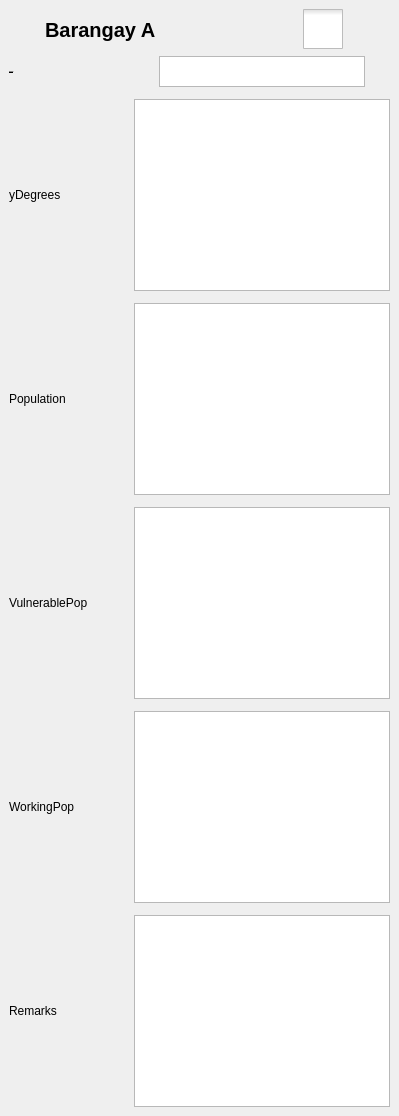
           <widget class="QWidget" name="page">
            <property name="sizePolicy">
             <sizepolicy hsizetype="Preferred" vsizetype="Maximum">
              <horstretch>0</horstretch>
              <verstretch>0</verstretch>
             </sizepolicy>
            </property>
            <property name="minimumSize">
             <size>
              <width>0</width>
              <height>700</height>
             </size>
            </property>
            <layout class="QVBoxLayout" name="verticalLayout_13">
             <property name="spacing">
              <number>0</number>
             </property>
             <property name="leftMargin">
              <number>0</number>
             </property>
             <property name="topMargin">
              <number>0</number>
             </property>
             <property name="rightMargin">
              <number>0</number>
             </property>
             <property name="bottomMargin">
              <number>0</number>
             </property>
             <item alignment="Qt::AlignTop">
              <widget class="QWidget" name="widget_4" native="true">
               <layout class="QVBoxLayout" name="verticalLayout_14">
                <item>
                 <layout class="QHBoxLayout" name="horizontalLayout_28">
                  <item>
                   <widget class="QPushButton" name="pushButton_14">
                    <property name="minimumSize">
                     <size>
                      <width>30</width>
                      <height>41</height>
                     </size>
                    </property>
                    <property name="maximumSize">
                     <size>
                      <width>25</width>
                      <height>41</height>
                     </size>
                    </property>
                    <property name="styleSheet">
                     <string notr="true">QPushButton{
	background-color: none;
	border: none;
}</string>
                    </property>
                    <property name="text">
                     <string/>
                    </property>
                    <property name="icon">
                     <iconset>
                      <normaloff>:/ICONS/462547553_520698087383761_137860076397263527_n.png</normaloff>:/ICONS/462547553_520698087383761_137860076397263527_n.png</iconset>
                    </property>
                    <property name="iconSize">
                     <size>
                      <width>41</width>
                      <height>41</height>
                     </size>
                    </property>
                   </widget>
                  </item>
                  <item>
                   <widget class="QLabel" name="label_18">
                    <property name="font">
                     <font>
                      <family>Ms Shell Dlg 2</family>
                      <pointsize>-1</pointsize>
                      <weight>75</weight>
                      <bold>true</bold>
                      <underline>false</underline>
                      <strikeout>false</strikeout>
                     </font>
                    </property>
                    <property name="styleSheet">
                     <string notr="true">QLabel {
    font-size: 20px;
    font-family: &quot;Ms Shell Dlg 2&quot;;
    color: #000;
    font-weight: bold;
    text-decoration: none;
}</string>
                    </property>
                    <property name="text">
                     <string>Barangay A</string>
                    </property>
                   </widget>
                  </item>
                  <item>
                   <widget class="QCheckBox" name="checkBox_15">
                    <property name="sizePolicy">
                     <sizepolicy hsizetype="Preferred" vsizetype="Preferred">
                      <horstretch>0</horstretch>
                      <verstretch>0</verstretch>
                     </sizepolicy>
                    </property>
                    <property name="minimumSize">
                     <size>
                      <width>0</width>
                      <height>0</height>
                     </size>
                    </property>
                    <property name="maximumSize">
                     <size>
                      <width>40</width>
                      <height>40</height>
                     </size>
                    </property>
                    <property name="styleSheet">
                     <string notr="true">QCheckBox::indicator {
     width: 40px;
     height: 40px;
}</string>
                    </property>
                    <property name="text">
                     <string/>
                    </property>
                    <property name="iconSize">
                     <size>
                      <width>41</width>
                      <height>41</height>
                     </size>
                    </property>
                    <property name="checked">
                     <bool>false</bool>
                    </property>
                   </widget>
                  </item>
                  <item>
                   <widget class="QPushButton" name="pushButton_16">
                    <property name="minimumSize">
                     <size>
                      <width>41</width>
                      <height>41</height>
                     </size>
                    </property>
                    <property name="maximumSize">
                     <size>
                      <width>41</width>
                      <height>41</height>
                     </size>
                    </property>
                    <property name="styleSheet">
                     <string notr="true">QPushButton{
	background-color: none;
	border: none;
}</string>
                    </property>
                    <property name="text">
                     <string/>
                    </property>
                    <property name="icon">
                     <iconset>
                      <normaloff>:/ICONS/9022869_duotone_trash.png</normaloff>:/ICONS/9022869_duotone_trash.png</iconset>
                    </property>
                    <property name="iconSize">
                     <size>
                      <width>41</width>
                      <height>41</height>
                     </size>
                    </property>
                   </widget>
                  </item>
                 </layout>
                </item>
                <item>
                 <layout class="QGridLayout" name="gridLayout">
                  <property name="verticalSpacing">
                   <number>12</number>
                  </property>
                  <item row="1" column="1">
                   <spacer name="horizontalSpacer_2">
                    <property name="orientation">
                     <enum>Qt::Horizontal</enum>
                    </property>
                    <property name="sizeHint" stdset="0">
                     <size>
                      <width>40</width>
                      <height>20</height>
                     </size>
                    </property>
                   </spacer>
                  </item>
                  <item row="1" column="0">
                   <widget class="QLabel" name="label_20">
                    <property name="text">
                     <string>yDegrees</string>
                    </property>
                   </widget>
                  </item>
                  <item row="2" column="2">
                   <widget class="QPlainTextEdit" name="plainTextEdit_3"/>
                  </item>
                  <item row="2" column="0">
                   <widget class="QLabel" name="label_27">
                    <property name="text">
                     <string>Population</string>
                    </property>
                   </widget>
                  </item>
                  <item row="3" column="1">
                   <spacer name="horizontalSpacer_4">
                    <property name="orientation">
                     <enum>Qt::Horizontal</enum>
                    </property>
                    <property name="sizeHint" stdset="0">
                     <size>
                      <width>40</width>
                      <height>20</height>
                     </size>
                    </property>
                   </spacer>
                  </item>
                  <item row="3" column="0">
                   <widget class="QLabel" name="label_28">
                    <property name="text">
                     <string>VulnerablePop</string>
                    </property>
                   </widget>
                  </item>
                  <item row="2" column="1">
                   <spacer name="horizontalSpacer_3">
                    <property name="orientation">
                     <enum>Qt::Horizontal</enum>
                    </property>
                    <property name="sizeHint" stdset="0">
                     <size>
                      <width>40</width>
                      <height>20</height>
                     </size>
                    </property>
                   </spacer>
                  </item>
                  <item row="4" column="2">
                   <widget class="QPlainTextEdit" name="plainTextEdit_5"/>
                  </item>
                  <item row="4" column="0">
                   <widget class="QLabel" name="label_29">
                    <property name="text">
                     <string>WorkingPop</string>
                    </property>
                   </widget>
                  </item>
                  <item row="4" column="1">
                   <spacer name="horizontalSpacer_5">
                    <property name="orientation">
                     <enum>Qt::Horizontal</enum>
                    </property>
                    <property name="sizeHint" stdset="0">
                     <size>
                      <width>40</width>
                      <height>20</height>
                     </size>
                    </property>
                   </spacer>
                  </item>
                  <item row="3" column="2">
                   <widget class="QPlainTextEdit" name="plainTextEdit_4"/>
                  </item>
                  <item row="1" column="2">
                   <widget class="QPlainTextEdit" name="plainTextEdit_2"/>
                  </item>
                  <item row="0" column="0">
                   <widget class="QLabel" name="label_19">
                    <property name="font">
                     <font>
                      <family>Ms Shell Dlg 2</family>
                      <pointsize>-1</pointsize>
                      <weight>75</weight>
                      <bold>true</bold>
                      <underline>true</underline>
                     </font>
                    </property>
                    <property name="text">
                     <string>xDegrees</string>
                    </property>
                   </widget>
                  </item>
                  <item row="0" column="1">
                   <spacer name="horizontalSpacer">
                    <property name="orientation">
                     <enum>Qt::Horizontal</enum>
                    </property>
                    <property name="sizeHint" stdset="0">
                     <size>
                      <width>40</width>
                      <height>20</height>
                     </size>
                    </property>
                   </spacer>
                  </item>
                  <item row="0" column="2" alignment="Qt::AlignHCenter">
                   <widget class="QPlainTextEdit" name="plainTextEdit">
                    <property name="sizePolicy">
                     <sizepolicy hsizetype="Preferred" vsizetype="Preferred">
                      <horstretch>0</horstretch>
                      <verstretch>0</verstretch>
                     </sizepolicy>
                    </property>
                    <property name="maximumSize">
                     <size>
                      <width>206</width>
                      <height>31</height>
                     </size>
                    </property>
                   </widget>
                  </item>
                  <item row="5" column="2">
                   <widget class="QPlainTextEdit" name="plainTextEdit_6"/>
                  </item>
                  <item row="5" column="1">
                   <spacer name="horizontalSpacer_6">
                    <property name="orientation">
                     <enum>Qt::Horizontal</enum>
                    </property>
                    <property name="sizeHint" stdset="0">
                     <size>
                      <width>40</width>
                      <height>20</height>
                     </size>
                    </property>
                   </spacer>
                  </item>
                  <item row="5" column="0">
                   <widget class="QLabel" name="label_30">
                    <property name="text">
                     <string>Remarks</string>
                    </property>
                   </widget>
                  </item>
                 </layout>
                </item>
               </layout>
              </widget>
             </item>
            </layout>
           </widget>
